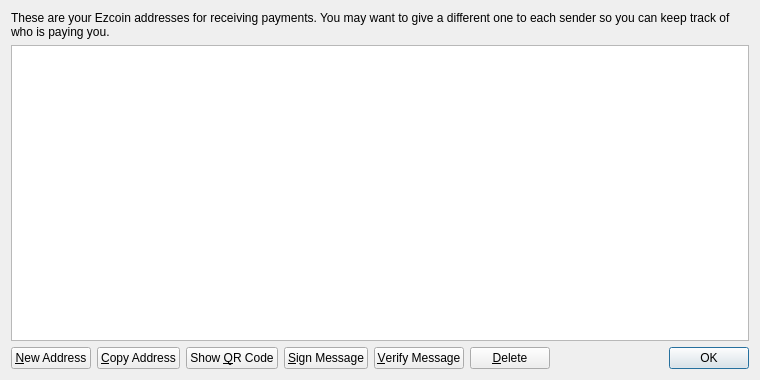
<?xml version="1.0" encoding="UTF-8"?>
<ui version="4.0">
 <class>AddressBookPage</class>
 <widget class="QWidget" name="AddressBookPage">
  <property name="geometry">
   <rect>
    <x>0</x>
    <y>0</y>
    <width>760</width>
    <height>380</height>
   </rect>
  </property>
  <property name="windowTitle">
   <string>Address Book</string>
  </property>
  <layout class="QVBoxLayout" name="verticalLayout">
   <item>
    <widget class="QLabel" name="labelExplanation">
     <property name="text">
      <string>These are your Ezcoin addresses for receiving payments. You may want to give a different one to each sender so you can keep track of who is paying you.</string>
     </property>
     <property name="textFormat">
      <enum>Qt::PlainText</enum>
     </property>
     <property name="wordWrap">
      <bool>true</bool>
     </property>
    </widget>
   </item>
   <item>
    <widget class="QTableView" name="tableView">
     <property name="contextMenuPolicy">
      <enum>Qt::CustomContextMenu</enum>
     </property>
     <property name="toolTip">
      <string>Double-click to edit address or label</string>
     </property>
     <property name="tabKeyNavigation">
      <bool>false</bool>
     </property>
     <property name="alternatingRowColors">
      <bool>true</bool>
     </property>
     <property name="selectionMode">
      <enum>QAbstractItemView::SingleSelection</enum>
     </property>
     <property name="selectionBehavior">
      <enum>QAbstractItemView::SelectRows</enum>
     </property>
     <property name="sortingEnabled">
      <bool>true</bool>
     </property>
     <attribute name="verticalHeaderVisible">
      <bool>false</bool>
     </attribute>
    </widget>
   </item>
   <item>
    <layout class="QHBoxLayout" name="horizontalLayout">
     <item>
      <widget class="QPushButton" name="newAddressButton">
       <property name="toolTip">
        <string>Create a new address</string>
       </property>
       <property name="text">
        <string>&amp;New Address</string>
       </property>
       <property name="icon">
        <iconset resource="../bitcoin.qrc">
         <normaloff>:/icons/add</normaloff>:/icons/add</iconset>
       </property>
      </widget>
     </item>
     <item>
      <widget class="QPushButton" name="copyToClipboard">
       <property name="toolTip">
        <string>Copy the currently selected address to the system clipboard</string>
       </property>
       <property name="text">
        <string>&amp;Copy Address</string>
       </property>
       <property name="icon">
        <iconset resource="../bitcoin.qrc">
         <normaloff>:/icons/editcopy</normaloff>:/icons/editcopy</iconset>
       </property>
      </widget>
     </item>
     <item>
      <widget class="QPushButton" name="showQRCode">
       <property name="text">
        <string>Show &amp;QR Code</string>
       </property>
       <property name="icon">
        <iconset resource="../bitcoin.qrc">
         <normaloff>:/icons/qrcode</normaloff>:/icons/qrcode</iconset>
       </property>
      </widget>
     </item>
     <item>
      <widget class="QPushButton" name="signMessage">
       <property name="toolTip">
        <string>Sign a message to prove you own a Ezcoin address</string>
       </property>
       <property name="text">
        <string>&amp;Sign Message</string>
       </property>
       <property name="icon">
        <iconset resource="../bitcoin.qrc">
         <normaloff>:/icons/edit</normaloff>:/icons/edit</iconset>
       </property>
      </widget>
     </item>
     <item>
      <widget class="QPushButton" name="verifyMessage">
       <property name="toolTip">
        <string>Verify a message to ensure it was signed with a specified Ezcoin address</string>
       </property>
       <property name="text">
        <string>&amp;Verify Message</string>
       </property>
       <property name="icon">
        <iconset resource="../bitcoin.qrc">
         <normaloff>:/icons/transaction_0</normaloff>:/icons/transaction_0</iconset>
       </property>
      </widget>
     </item>
     <item>
      <widget class="QPushButton" name="deleteButton">
       <property name="toolTip">
        <string>Delete the currently selected address from the list. Only sending addresses can be deleted.</string>
       </property>
       <property name="text">
        <string>&amp;Delete</string>
       </property>
       <property name="icon">
        <iconset resource="../bitcoin.qrc">
         <normaloff>:/icons/remove</normaloff>:/icons/remove</iconset>
       </property>
      </widget>
     </item>
     <item>
      <spacer name="horizontalSpacer">
       <property name="orientation">
        <enum>Qt::Horizontal</enum>
       </property>
       <property name="sizeHint" stdset="0">
        <size>
         <width>40</width>
         <height>20</height>
        </size>
       </property>
      </spacer>
     </item>
     <item>
      <widget class="QDialogButtonBox" name="buttonBox">
       <property name="sizePolicy">
        <sizepolicy hsizetype="Maximum" vsizetype="Fixed">
         <horstretch>0</horstretch>
         <verstretch>0</verstretch>
        </sizepolicy>
       </property>
       <property name="standardButtons">
        <set>QDialogButtonBox::Ok</set>
       </property>
      </widget>
     </item>
    </layout>
   </item>
  </layout>
 </widget>
 <resources>
  <include location="../bitcoin.qrc"/>
 </resources>
 <connections/>
</ui>
